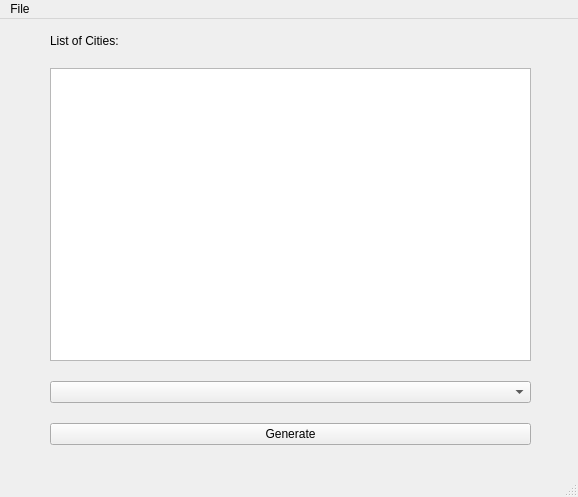
<?xml version="1.0" encoding="UTF-8"?>
<ui version="4.0">
 <class>MainWindow</class>
 <widget class="QMainWindow" name="MainWindow">
  <property name="geometry">
   <rect>
    <x>0</x>
    <y>0</y>
    <width>578</width>
    <height>497</height>
   </rect>
  </property>
  <property name="windowTitle">
   <string>MainWindow</string>
  </property>
  <widget class="QWidget" name="centralwidget">
   <widget class="QWidget" name="verticalLayoutWidget">
    <property name="geometry">
     <rect>
      <x>50</x>
      <y>10</y>
      <width>481</width>
      <height>421</height>
     </rect>
    </property>
    <layout class="QVBoxLayout" name="verticalLayout">
     <property name="spacing">
      <number>20</number>
     </property>
     <property name="topMargin">
      <number>5</number>
     </property>
     <property name="bottomMargin">
      <number>5</number>
     </property>
     <item>
      <widget class="QLabel" name="label">
       <property name="text">
        <string>List of Cities:</string>
       </property>
      </widget>
     </item>
     <item>
      <widget class="QTextBrowser" name="cityList"/>
     </item>
     <item>
      <widget class="QComboBox" name="comboBoxCities"/>
     </item>
     <item>
      <widget class="QPushButton" name="buttonGenerate">
       <property name="text">
        <string>Generate</string>
       </property>
      </widget>
     </item>
    </layout>
   </widget>
  </widget>
  <widget class="QMenuBar" name="menubar">
   <property name="geometry">
    <rect>
     <x>0</x>
     <y>0</y>
     <width>578</width>
     <height>22</height>
    </rect>
   </property>
   <widget class="QMenu" name="menuFile">
    <property name="title">
     <string>File</string>
    </property>
    <addaction name="actionLoad"/>
    <addaction name="actionAdmin"/>
    <addaction name="actionExit"/>
   </widget>
   <addaction name="menuFile"/>
  </widget>
  <widget class="QStatusBar" name="statusbar"/>
  <action name="actionAdmin">
   <property name="text">
    <string>Admin</string>
   </property>
  </action>
  <action name="actionExit">
   <property name="text">
    <string>Exit</string>
   </property>
  </action>
  <action name="actionLoad">
   <property name="text">
    <string>Load</string>
   </property>
   <property name="toolTip">
    <string>Load in cities</string>
   </property>
  </action>
 </widget>
 <resources/>
 <connections/>
</ui>
